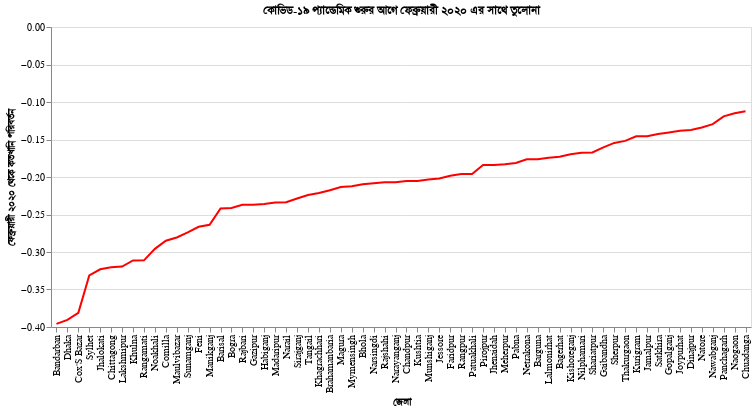

Write notebook code for a chart like this one.
### Code cell
#hide_input
line = alt.Chart(bdf_latest_date).mark_line(color='red').encode(
    x=alt.X('polygon_name', axis=alt.Axis(title='জেলা'), sort='y'),
    y=alt.Y('all_day_bing_tiles_visited_relative_change', axis=alt.Axis(title='ফেব্রুয়ারী ২০২০ থেকে কতখানি পরিবর্তন')),
    tooltip=['polygon_name', 'all_day_bing_tiles_visited_relative_change'],
).properties(
    title="কোভিড-১৯ প্যান্ডেমিক শুরুর আগে ফেব্রুয়ারী ২০২০ এর সাথে তুলোনা"
)
line.properties(width=700, height=300)

### Figure 1 — Vega-Lite specification as saved in the notebook (floating-point values rounded to 4 significant figures)
{"config": {"view": {"continuousWidth": 400, "continuousHeight": 300}}, "data": {"name": "data-cb6d56a56f2cd53c9fc9e53c1bda6243"}, "mark": {"type": "line", "color": "red"}, "encoding": {"tooltip": [{"type": "nominal", "field": "polygon_name"}, {"type": "quantitative", "field": "all_day_bing_tiles_visited_relative_change"}], "x": {"type": "nominal", "axis": {"title": "জেলা"}, "field": "polygon_name", "sort": "y"}, "y": {"type": "quantitative", "axis": {"title": "ফেব্রুয়ারী ২০২০ থেকে কতখানি পরিবর্তন"}, "field": "all_day_bing_tiles_visited_relative_change"}}, "height": 300, "title": "কোভিড-১৯ প্যান্ডেমিক শুরুর আগে ফেব্রুয়ারী ২০২০ এর সাথে তুলোনা", "width": 700, "$schema": "https://vega.github.io/schema/vega-lite/v4.8.1.json", "datasets": {"data-cb6d56a56f2cd53c9fc9e53c1bda6243": [{"ds": "2020-06-22T00:00:00", "country": "BGD", "polygon_source": "GADM", "polygon_id": "BGD.3.1_1", "polygon_name": "Dhaka", "all_day_bing_tiles_visited_relative_change": -0.3904, "all_day_ratio_single_tile_users": 0.3644, "baseline_name": "full_february", "baseline_type": "DAY_OF_WEEK"}, {"ds": "2020-06-22T00:00:00", "country": "BGD", "polygon_source": "GADM", "polygon_id": "BGD.2.11_1", "polygon_name": "Rangamati", "all_day_bing_tiles_visited_relative_change": -0.3111, "all_day_ratio_single_tile_users": 0.3529, "baseline_name": "full_february", "baseline_type": "DAY_OF_WEEK"}, {"ds": "2020-06-22T00:00:00", "country": "BGD", "polygon_source": "GADM", "polygon_id": "BGD.2.1_1", "polygon_name": "Bandarban", "all_day_bing_tiles_visited_relative_change": -0.3959, "all_day_ratio_single_tile_users": 0.342, "baseline_name": "full_february", "baseline_type": "DAY_OF_WEEK"}, {"ds": "2020-06-22T00:00:00", "country": "BGD", "polygon_source": "GADM", "polygon_id": "BGD.4.5_1", "polygon_name": "Khulna", "all_day_bing_tiles_visited_relative_change": -0.3113, "all_day_ratio_single_tile_users": 0.3241, "baseline_name": "full_february", "baseline_type": "DAY_OF_WEEK"}, {"ds": "2020-06-22T00:00:00", "country": "BGD", "polygon_source": "GADM", "polygon_id": "BGD.5.1_1", "polygon_name": "Bogra", "all_day_bing_tiles_visited_relative_change": -0.2412, "all_day_ratio_single_tile_users": 0.3222, "baseline_name": "full_february", "baseline_type": "DAY_OF_WEEK"}, {"ds": "2020-06-22T00:00:00", "country": "BGD", "polygon_source": "GADM", "polygon_id": "BGD.3.8_1", "polygon_name": "Manikganj", "all_day_bing_tiles_visited_relative_change": -0.2637, "all_day_ratio_single_tile_users": 0.3148, "baseline_name": "full_february", "baseline_type": "DAY_OF_WEEK"}, {"ds": "2020-06-22T00:00:00", "country": "BGD", "polygon_source": "GADM", "polygon_id": "BGD.2.4_1", "polygon_name": "Chittagong", "all_day_bing_tiles_visited_relative_change": -0.3204, "all_day_ratio_single_tile_users": 0.301, "baseline_name": "full_february", "baseline_type": "DAY_OF_WEEK"}, {"ds": "2020-06-22T00:00:00", "country": "BGD", "polygon_source": "GADM", "polygon_id": "BGD.4.6_1", "polygon_name": "Kushtia", "all_day_bing_tiles_visited_relative_change": -0.2052, "all_day_ratio_single_tile_users": 0.2982, "baseline_name": "full_february", "baseline_type": "DAY_OF_WEEK"}, {"ds": "2020-06-22T00:00:00", "country": "BGD", "polygon_source": "GADM", "polygon_id": "BGD.1.2_1", "polygon_name": "Barisal", "all_day_bing_tiles_visited_relative_change": -0.242, "all_day_ratio_single_tile_users": 0.2977, "baseline_name": "full_february", "baseline_type": "DAY_OF_WEEK"}, {"ds": "2020-06-22T00:00:00", "country": "BGD", "polygon_source": "GADM", "polygon_id": "BGD.7.4_1", "polygon_name": "Sylhet", "all_day_bing_tiles_visited_relative_change": -0.3313, "all_day_ratio_single_tile_users": 0.2944, "baseline_name": "full_february", "baseline_type": "DAY_OF_WEEK"}, {"ds": "2020-06-22T00:00:00", "country": "BGD", "polygon_source": "GADM", "polygon_id": "BGD.5.7_1", "polygon_name": "Rajshahi", "all_day_bing_tiles_visited_relative_change": -0.2071, "all_day_ratio_single_tile_users": 0.294, "baseline_name": "full_february", "baseline_type": "DAY_OF_WEEK"}, {"ds": "2020-06-22T00:00:00", "country": "BGD", "polygon_source": "GADM", "polygon_id": "BGD.3.9_1", "polygon_name": "Munshiganj", "all_day_bing_tiles_visited_relative_change": -0.2032, "all_day_ratio_single_tile_users": 0.289, "baseline_name": "full_february", "baseline_type": "DAY_OF_WEEK"}, {"ds": "2020-06-22T00:00:00", "country": "BGD", "polygon_source": "GADM", "polygon_id": "BGD.2.8_1", "polygon_name": "Khagrachhari", "all_day_bing_tiles_visited_relative_change": -0.2213, "all_day_ratio_single_tile_users": 0.2858, "baseline_name": "full_february", "baseline_type": "DAY_OF_WEEK"}, {"ds": "2020-06-22T00:00:00", "country": "BGD", "polygon_source": "GADM", "polygon_id": "BGD.5.8_1", "polygon_name": "Sirajganj", "all_day_bing_tiles_visited_relative_change": -0.2286, "all_day_ratio_single_tile_users": 0.2828, "baseline_name": "full_february", "baseline_type": "DAY_OF_WEEK"}, {"ds": "2020-06-22T00:00:00", "country": "BGD", "polygon_source": "GADM", "polygon_id": "BGD.3.14_1", "polygon_name": "Rajbari", "all_day_bing_tiles_visited_relative_change": -0.2369, "all_day_ratio_single_tile_users": 0.2827, "baseline_name": "full_february", "baseline_type": "DAY_OF_WEEK"}, {"ds": "2020-06-22T00:00:00", "country": "BGD", "polygon_source": "GADM", "polygon_id": "BGD.2.10_1", "polygon_name": "Noakhali", "all_day_bing_tiles_visited_relative_change": -0.2958, "all_day_ratio_single_tile_users": 0.2811, "baseline_name": "full_february", "baseline_type": "DAY_OF_WEEK"}, {"ds": "2020-06-22T00:00:00", "country": "BGD", "polygon_source": "GADM", "polygon_id": "BGD.3.17_1", "polygon_name": "Tangail", "all_day_bing_tiles_visited_relative_change": -0.224, "all_day_ratio_single_tile_users": 0.281, "baseline_name": "full_february", "baseline_type": "DAY_OF_WEEK"}, {"ds": "2020-06-22T00:00:00", "country": "BGD", "polygon_source": "GADM", "polygon_id": "BGD.1.5_1", "polygon_name": "Patuakhali", "all_day_bing_tiles_visited_relative_change": -0.1959, "all_day_ratio_single_tile_users": 0.2795, "baseline_name": "full_february", "baseline_type": "DAY_OF_WEEK"}, {"ds": "2020-06-22T00:00:00", "country": "BGD", "polygon_source": "GADM", "polygon_id": "BGD.2.6_1", "polygon_name": "Cox'S Bazar", "all_day_bing_tiles_visited_relative_change": -0.3812, "all_day_ratio_single_tile_users": 0.2793, "baseline_name": "full_february", "baseline_type": "DAY_OF_WEEK"}, {"ds": "2020-06-22T00:00:00", "country": "BGD", "polygon_source": "GADM", "polygon_id": "BGD.4.7_1", "polygon_name": "Magura", "all_day_bing_tiles_visited_relative_change": -0.2132, "all_day_ratio_single_tile_users": 0.2769, "baseline_name": "full_february", "baseline_type": "DAY_OF_WEEK"}, {"ds": "2020-06-22T00:00:00", "country": "BGD", "polygon_source": "GADM", "polygon_id": "BGD.2.9_1", "polygon_name": "Lakshmipur", "all_day_bing_tiles_visited_relative_change": -0.3195, "all_day_ratio_single_tile_users": 0.2755, "baseline_name": "full_february", "baseline_type": "DAY_OF_WEEK"}, {"ds": "2020-06-22T00:00:00", "country": "BGD", "polygon_source": "GADM", "polygon_id": "BGD.3.7_1", "polygon_name": "Madaripur", "all_day_bing_tiles_visited_relative_change": -0.2339, "all_day_ratio_single_tile_users": 0.2752, "baseline_name": "full_february", "baseline_type": "DAY_OF_WEEK"}, {"ds": "2020-06-22T00:00:00", "country": "BGD", "polygon_source": "GADM", "polygon_id": "BGD.3.11_1", "polygon_name": "Narayanganj", "all_day_bing_tiles_visited_relative_change": -0.2069, "all_day_ratio_single_tile_users": 0.2738, "baseline_name": "full_february", "baseline_type": "DAY_OF_WEEK"}, {"ds": "2020-06-22T00:00:00", "country": "BGD", "polygon_source": "GADM", "polygon_id": "BGD.1.4_1", "polygon_name": "Jhalokati", "all_day_bing_tiles_visited_relative_change": -0.323, "all_day_ratio_single_tile_users": 0.2732, "baseline_name": "full_february", "baseline_type": "DAY_OF_WEEK"}, {"ds": "2020-06-22T00:00:00", "country": "BGD", "polygon_source": "GADM", "polygon_id": "BGD.3.13_1", "polygon_name": "Netrakona", "all_day_bing_tiles_visited_relative_change": -0.1763, "all_day_ratio_single_tile_users": 0.2727, "baseline_name": "full_february", "baseline_type": "DAY_OF_WEEK"}, {"ds": "2020-06-22T00:00:00", "country": "BGD", "polygon_source": "GADM", "polygon_id": "BGD.5.6_1", "polygon_name": "Pabna", "all_day_bing_tiles_visited_relative_change": -0.1812, "all_day_ratio_single_tile_users": 0.2727, "baseline_name": "full_february", "baseline_type": "DAY_OF_WEEK"}, {"ds": "2020-06-22T00:00:00", "country": "BGD", "polygon_source": "GADM", "polygon_id": "BGD.5.4_1", "polygon_name": "Natore", "all_day_bing_tiles_visited_relative_change": -0.134, "all_day_ratio_single_tile_users": 0.2716, "baseline_name": "full_february", "baseline_type": "DAY_OF_WEEK"}, {"ds": "2020-06-22T00:00:00", "country": "BGD", "polygon_source": "GADM", "polygon_id": "BGD.3.10_1", "polygon_name": "Mymensingh", "all_day_bing_tiles_visited_relative_change": -0.2123, "all_day_ratio_single_tile_users": 0.2712, "baseline_name": "full_february", "baseline_type": "DAY_OF_WEEK"}, {"ds": "2020-06-22T00:00:00", "country": "BGD", "polygon_source": "GADM", "polygon_id": "BGD.2.7_1", "polygon_name": "Feni", "all_day_bing_tiles_visited_relative_change": -0.2663, "all_day_ratio_single_tile_users": 0.2712, "baseline_name": "full_february", "baseline_type": "DAY_OF_WEEK"}, {"ds": "2020-06-22T00:00:00", "country": "BGD", "polygon_source": "GADM", "polygon_id": "BGD.3.3_1", "polygon_name": "Gazipur", "all_day_bing_tiles_visited_relative_change": -0.2369, "all_day_ratio_single_tile_users": 0.2636, "baseline_name": "full_february", "baseline_type": "DAY_OF_WEEK"}, {"ds": "2020-06-22T00:00:00", "country": "BGD", "polygon_source": "GADM", "polygon_id": "BGD.7.2_1", "polygon_name": "Maulvibazar", "all_day_bing_tiles_visited_relative_change": -0.2807, "all_day_ratio_single_tile_users": 0.2634, "baseline_name": "full_february", "baseline_type": "DAY_OF_WEEK"}, {"ds": "2020-06-22T00:00:00", "country": "BGD", "polygon_source": "GADM", "polygon_id": "BGD.2.5_1", "polygon_name": "Comilla", "all_day_bing_tiles_visited_relative_change": -0.285, "all_day_ratio_single_tile_users": 0.2632, "baseline_name": "full_february", "baseline_type": "DAY_OF_WEEK"}, {"ds": "2020-06-22T00:00:00", "country": "BGD", "polygon_source": "GADM", "polygon_id": "BGD.5.3_1", "polygon_name": "Naogaon", "all_day_bing_tiles_visited_relative_change": -0.115, "all_day_ratio_single_tile_users": 0.2631, "baseline_name": "full_february", "baseline_type": "DAY_OF_WEEK"}, {"ds": "2020-06-22T00:00:00", "country": "BGD", "polygon_source": "GADM", "polygon_id": "BGD.6.1_1", "polygon_name": "Dinajpur", "all_day_bing_tiles_visited_relative_change": -0.1374, "all_day_ratio_single_tile_users": 0.2629, "baseline_name": "full_february", "baseline_type": "DAY_OF_WEEK"}, {"ds": "2020-06-22T00:00:00", "country": "BGD", "polygon_source": "GADM", "polygon_id": "BGD.1.6_1", "polygon_name": "Pirojpur", "all_day_bing_tiles_visited_relative_change": -0.1839, "all_day_ratio_single_tile_users": 0.2627, "baseline_name": "full_february", "baseline_type": "DAY_OF_WEEK"}, {"ds": "2020-06-22T00:00:00", "country": "BGD", "polygon_source": "GADM", "polygon_id": "BGD.3.2_1", "polygon_name": "Faridpur", "all_day_bing_tiles_visited_relative_change": -0.1984, "all_day_ratio_single_tile_users": 0.2625, "baseline_name": "full_february", "baseline_type": "DAY_OF_WEEK"}, {"ds": "2020-06-22T00:00:00", "country": "BGD", "polygon_source": "GADM", "polygon_id": "BGD.3.4_1", "polygon_name": "Gopalganj", "all_day_bing_tiles_visited_relative_change": -0.1407, "all_day_ratio_single_tile_users": 0.2622, "baseline_name": "full_february", "baseline_type": "DAY_OF_WEEK"}, {"ds": "2020-06-22T00:00:00", "country": "BGD", "polygon_source": "GADM", "polygon_id": "BGD.7.3_1", "polygon_name": "Sunamganj", "all_day_bing_tiles_visited_relative_change": -0.2739, "all_day_ratio_single_tile_users": 0.2619, "baseline_name": "full_february", "baseline_type": "DAY_OF_WEEK"}, {"ds": "2020-06-22T00:00:00", "country": "BGD", "polygon_source": "GADM", "polygon_id": "BGD.3.12_1", "polygon_name": "Narsingdi", "all_day_bing_tiles_visited_relative_change": -0.2082, "all_day_ratio_single_tile_users": 0.2595, "baseline_name": "full_february", "baseline_type": "DAY_OF_WEEK"}, {"ds": "2020-06-22T00:00:00", "country": "BGD", "polygon_source": "GADM", "polygon_id": "BGD.2.3_1", "polygon_name": "Chandpur", "all_day_bing_tiles_visited_relative_change": -0.2053, "all_day_ratio_single_tile_users": 0.2593, "baseline_name": "full_february", "baseline_type": "DAY_OF_WEEK"}, {"ds": "2020-06-22T00:00:00", "country": "BGD", "polygon_source": "GADM", "polygon_id": "BGD.4.1_1", "polygon_name": "Bagerhat", "all_day_bing_tiles_visited_relative_change": -0.173, "all_day_ratio_single_tile_users": 0.2588, "baseline_name": "full_february", "baseline_type": "DAY_OF_WEEK"}, {"ds": "2020-06-22T00:00:00", "country": "BGD", "polygon_source": "GADM", "polygon_id": "BGD.4.4_1", "polygon_name": "Jhenaidah", "all_day_bing_tiles_visited_relative_change": -0.1839, "all_day_ratio_single_tile_users": 0.257, "baseline_name": "full_february", "baseline_type": "DAY_OF_WEEK"}, {"ds": "2020-06-22T00:00:00", "country": "BGD", "polygon_source": "GADM", "polygon_id": "BGD.6.2_1", "polygon_name": "Gaibandha", "all_day_bing_tiles_visited_relative_change": -0.1605, "all_day_ratio_single_tile_users": 0.2568, "baseline_name": "full_february", "baseline_type": "DAY_OF_WEEK"}, {"ds": "2020-06-22T00:00:00", "country": "BGD", "polygon_source": "GADM", "polygon_id": "BGD.4.9_1", "polygon_name": "Narail", "all_day_bing_tiles_visited_relative_change": -0.2335, "all_day_ratio_single_tile_users": 0.2553, "baseline_name": "full_february", "baseline_type": "DAY_OF_WEEK"}, {"ds": "2020-06-22T00:00:00", "country": "BGD", "polygon_source": "GADM", "polygon_id": "BGD.5.2_1", "polygon_name": "Joypurhat", "all_day_bing_tiles_visited_relative_change": -0.1385, "all_day_ratio_single_tile_users": 0.2531, "baseline_name": "full_february", "baseline_type": "DAY_OF_WEEK"}, {"ds": "2020-06-22T00:00:00", "country": "BGD", "polygon_source": "GADM", "polygon_id": "BGD.6.7_1", "polygon_name": "Rangpur", "all_day_bing_tiles_visited_relative_change": -0.1961, "all_day_ratio_single_tile_users": 0.2525, "baseline_name": "full_february", "baseline_type": "DAY_OF_WEEK"}, {"ds": "2020-06-22T00:00:00", "country": "BGD", "polygon_source": "GADM", "polygon_id": "BGD.4.3_1", "polygon_name": "Jessore", "all_day_bing_tiles_visited_relative_change": -0.2019, "all_day_ratio_single_tile_users": 0.2519, "baseline_name": "full_february", "baseline_type": "DAY_OF_WEEK"}, {"ds": "2020-06-22T00:00:00", "country": "BGD", "polygon_source": "GADM", "polygon_id": "BGD.1.1_1", "polygon_name": "Barguna", "all_day_bing_tiles_visited_relative_change": -0.1763, "all_day_ratio_single_tile_users": 0.2518, "baseline_name": "full_february", "baseline_type": "DAY_OF_WEEK"}, {"ds": "2020-06-22T00:00:00", "country": "BGD", "polygon_source": "GADM", "polygon_id": "BGD.3.6_1", "polygon_name": "Kishoreganj", "all_day_bing_tiles_visited_relative_change": -0.1696, "all_day_ratio_single_tile_users": 0.2518, "baseline_name": "full_february", "baseline_type": "DAY_OF_WEEK"}, {"ds": "2020-06-22T00:00:00", "country": "BGD", "polygon_source": "GADM", "polygon_id": "BGD.7.1_1", "polygon_name": "Habiganj", "all_day_bing_tiles_visited_relative_change": -0.2361, "all_day_ratio_single_tile_users": 0.251, "baseline_name": "full_february", "baseline_type": "DAY_OF_WEEK"}, {"ds": "2020-06-22T00:00:00", "country": "BGD", "polygon_source": "GADM", "polygon_id": "BGD.4.2_1", "polygon_name": "Chuadanga", "all_day_bing_tiles_visited_relative_change": -0.1125, "all_day_ratio_single_tile_users": 0.2508, "baseline_name": "full_february", "baseline_type": "DAY_OF_WEEK"}, {"ds": "2020-06-22T00:00:00", "country": "BGD", "polygon_source": "GADM", "polygon_id": "BGD.4.8_1", "polygon_name": "Meherpur", "all_day_bing_tiles_visited_relative_change": -0.183, "all_day_ratio_single_tile_users": 0.2497, "baseline_name": "full_february", "baseline_type": "DAY_OF_WEEK"}, {"ds": "2020-06-22T00:00:00", "country": "BGD", "polygon_source": "GADM", "polygon_id": "BGD.6.3_1", "polygon_name": "Kurigram", "all_day_bing_tiles_visited_relative_change": -0.1457, "all_day_ratio_single_tile_users": 0.2483, "baseline_name": "full_february", "baseline_type": "DAY_OF_WEEK"}, {"ds": "2020-06-22T00:00:00", "country": "BGD", "polygon_source": "GADM", "polygon_id": "BGD.2.2_1", "polygon_name": "Brahamanbaria", "all_day_bing_tiles_visited_relative_change": -0.2177, "all_day_ratio_single_tile_users": 0.2477, "baseline_name": "full_february", "baseline_type": "DAY_OF_WEEK"}, {"ds": "2020-06-22T00:00:00", "country": "BGD", "polygon_source": "GADM", "polygon_id": "BGD.1.3_1", "polygon_name": "Bhola", "all_day_bing_tiles_visited_relative_change": -0.2097, "all_day_ratio_single_tile_users": 0.2475, "baseline_name": "full_february", "baseline_type": "DAY_OF_WEEK"}, {"ds": "2020-06-22T00:00:00", "country": "BGD", "polygon_source": "GADM", "polygon_id": "BGD.3.5_1", "polygon_name": "Jamalpur", "all_day_bing_tiles_visited_relative_change": -0.1455, "all_day_ratio_single_tile_users": 0.2468, "baseline_name": "full_february", "baseline_type": "DAY_OF_WEEK"}, {"ds": "2020-06-22T00:00:00", "country": "BGD", "polygon_source": "GADM", "polygon_id": "BGD.6.4_1", "polygon_name": "Lalmonirhat", "all_day_bing_tiles_visited_relative_change": -0.1744, "all_day_ratio_single_tile_users": 0.2451, "baseline_name": "full_february", "baseline_type": "DAY_OF_WEEK"}, {"ds": "2020-06-22T00:00:00", "country": "BGD", "polygon_source": "GADM", "polygon_id": "BGD.3.15_1", "polygon_name": "Shariatpur", "all_day_bing_tiles_visited_relative_change": -0.1672, "all_day_ratio_single_tile_users": 0.2422, "baseline_name": "full_february", "baseline_type": "DAY_OF_WEEK"}, {"ds": "2020-06-22T00:00:00", "country": "BGD", "polygon_source": "GADM", "polygon_id": "BGD.3.16_1", "polygon_name": "Sherpur", "all_day_bing_tiles_visited_relative_change": -0.1546, "all_day_ratio_single_tile_users": 0.2395, "baseline_name": "full_february", "baseline_type": "DAY_OF_WEEK"}, {"ds": "2020-06-22T00:00:00", "country": "BGD", "polygon_source": "GADM", "polygon_id": "BGD.6.6_1", "polygon_name": "Panchagarh", "all_day_bing_tiles_visited_relative_change": -0.1191, "all_day_ratio_single_tile_users": 0.239, "baseline_name": "full_february", "baseline_type": "DAY_OF_WEEK"}, {"ds": "2020-06-22T00:00:00", "country": "BGD", "polygon_source": "GADM", "polygon_id": "BGD.6.8_1", "polygon_name": "Thakurgaon", "all_day_bing_tiles_visited_relative_change": -0.1518, "all_day_ratio_single_tile_users": 0.2332, "baseline_name": "full_february", "baseline_type": "DAY_OF_WEEK"}, {"ds": "2020-06-22T00:00:00", "country": "BGD", "polygon_source": "GADM", "polygon_id": "BGD.4.10_1", "polygon_name": "Satkhira", "all_day_bing_tiles_visited_relative_change": -0.1427, "all_day_ratio_single_tile_users": 0.229, "baseline_name": "full_february", "baseline_type": "DAY_OF_WEEK"}, {"ds": "2020-06-22T00:00:00", "country": "BGD", "polygon_source": "GADM", "polygon_id": "BGD.6.5_1", "polygon_name": "Nilphamari", "all_day_bing_tiles_visited_relative_change": -0.1678, "all_day_ratio_single_tile_users": 0.2259, "baseline_name": "full_february", "baseline_type": "DAY_OF_WEEK"}, {"ds": "2020-06-22T00:00:00", "country": "BGD", "polygon_source": "GADM", "polygon_id": "BGD.5.5_1", "polygon_name": "Nawabganj", "all_day_bing_tiles_visited_relative_change": -0.1295, "all_day_ratio_single_tile_users": 0.2237, "baseline_name": "full_february", "baseline_type": "DAY_OF_WEEK"}]}}
